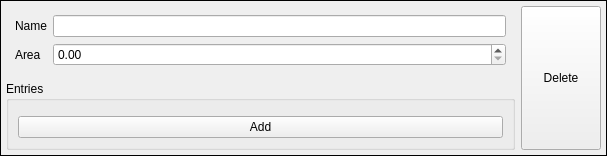
<?xml version="1.0" encoding="UTF-8"?>
<ui version="4.0">
 <class>CEDataSetForm</class>
 <widget class="QWidget" name="CEDataSetForm">
  <property name="geometry">
   <rect>
    <x>0</x>
    <y>0</y>
    <width>607</width>
    <height>152</height>
   </rect>
  </property>
  <property name="sizePolicy">
   <sizepolicy hsizetype="Preferred" vsizetype="Fixed">
    <horstretch>0</horstretch>
    <verstretch>0</verstretch>
   </sizepolicy>
  </property>
  <property name="windowTitle">
   <string>Form</string>
  </property>
  <layout class="QVBoxLayout" name="verticalLayout">
   <property name="spacing">
    <number>0</number>
   </property>
   <property name="leftMargin">
    <number>0</number>
   </property>
   <property name="topMargin">
    <number>0</number>
   </property>
   <property name="rightMargin">
    <number>0</number>
   </property>
   <property name="bottomMargin">
    <number>0</number>
   </property>
   <item>
    <widget class="QFrame" name="frame_2">
     <property name="frameShape">
      <enum>QFrame::Box</enum>
     </property>
     <layout class="QHBoxLayout" name="horizontalLayout">
      <property name="leftMargin">
       <number>5</number>
      </property>
      <property name="topMargin">
       <number>5</number>
      </property>
      <property name="rightMargin">
       <number>5</number>
      </property>
      <property name="bottomMargin">
       <number>5</number>
      </property>
      <item>
       <widget class="QWidget" name="widget_2" native="true">
        <property name="sizePolicy">
         <sizepolicy hsizetype="Expanding" vsizetype="Preferred">
          <horstretch>0</horstretch>
          <verstretch>0</verstretch>
         </sizepolicy>
        </property>
        <layout class="QVBoxLayout" name="verticalLayout_4">
         <property name="leftMargin">
          <number>0</number>
         </property>
         <property name="topMargin">
          <number>0</number>
         </property>
         <property name="rightMargin">
          <number>0</number>
         </property>
         <property name="bottomMargin">
          <number>0</number>
         </property>
         <item>
          <widget class="QWidget" name="widget" native="true">
           <layout class="QFormLayout" name="formLayout">
            <item row="0" column="0">
             <widget class="QLabel" name="nameLabel">
              <property name="text">
               <string>Name</string>
              </property>
             </widget>
            </item>
            <item row="0" column="1">
             <widget class="QLineEdit" name="nameField"/>
            </item>
            <item row="1" column="0">
             <widget class="QLabel" name="areaLabel">
              <property name="text">
               <string>Area</string>
              </property>
             </widget>
            </item>
            <item row="1" column="1">
             <widget class="QDoubleSpinBox" name="areaField">
              <property name="maximum">
               <double>2147483647.000000000000000</double>
              </property>
             </widget>
            </item>
           </layout>
          </widget>
         </item>
         <item>
          <widget class="QGroupBox" name="groupBox">
           <property name="sizePolicy">
            <sizepolicy hsizetype="Preferred" vsizetype="Expanding">
             <horstretch>0</horstretch>
             <verstretch>0</verstretch>
            </sizepolicy>
           </property>
           <property name="title">
            <string>Entries</string>
           </property>
           <layout class="QVBoxLayout" name="verticalLayout_2">
            <item>
             <widget class="QWidget" name="entriesArea" native="true">
              <layout class="QVBoxLayout" name="verticalLayout_3">
               <property name="leftMargin">
                <number>0</number>
               </property>
               <property name="topMargin">
                <number>0</number>
               </property>
               <property name="rightMargin">
                <number>0</number>
               </property>
               <property name="bottomMargin">
                <number>0</number>
               </property>
              </layout>
             </widget>
            </item>
            <item>
             <widget class="QPushButton" name="addEntryBtn">
              <property name="text">
               <string>Add</string>
              </property>
             </widget>
            </item>
           </layout>
          </widget>
         </item>
        </layout>
       </widget>
      </item>
      <item>
       <widget class="QPushButton" name="delBtn">
        <property name="sizePolicy">
         <sizepolicy hsizetype="Minimum" vsizetype="Expanding">
          <horstretch>0</horstretch>
          <verstretch>0</verstretch>
         </sizepolicy>
        </property>
        <property name="text">
         <string>Delete</string>
        </property>
       </widget>
      </item>
     </layout>
    </widget>
   </item>
  </layout>
 </widget>
 <resources/>
 <connections/>
</ui>
